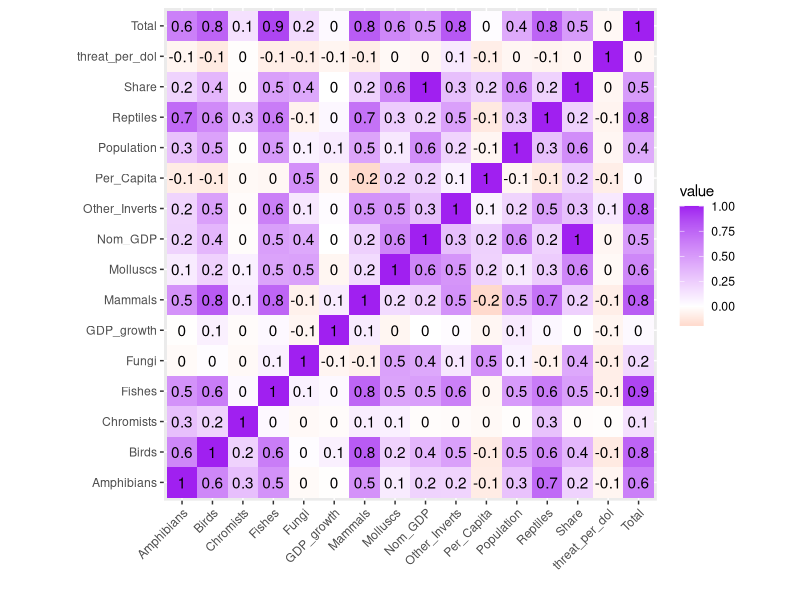
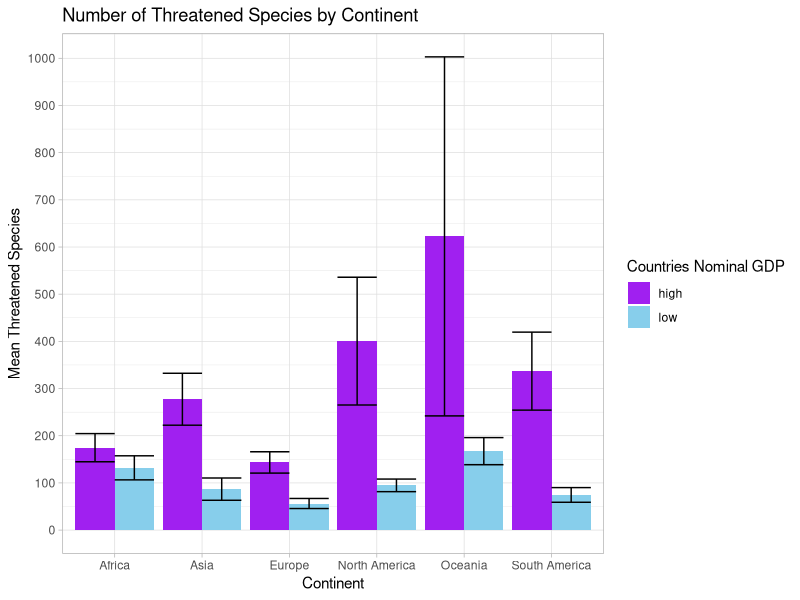
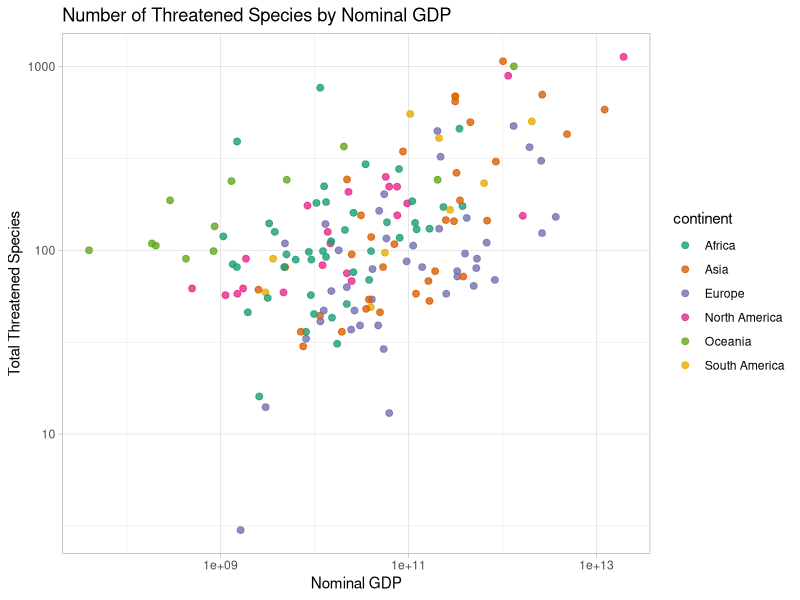
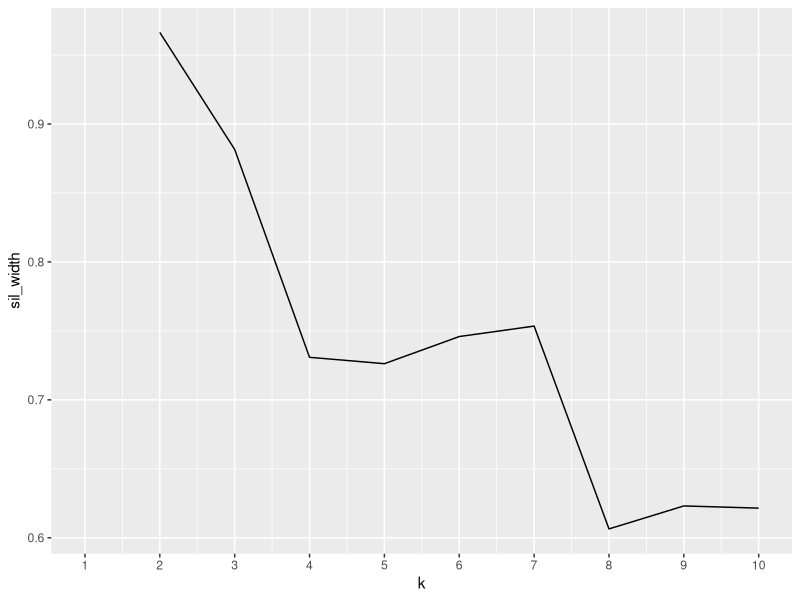
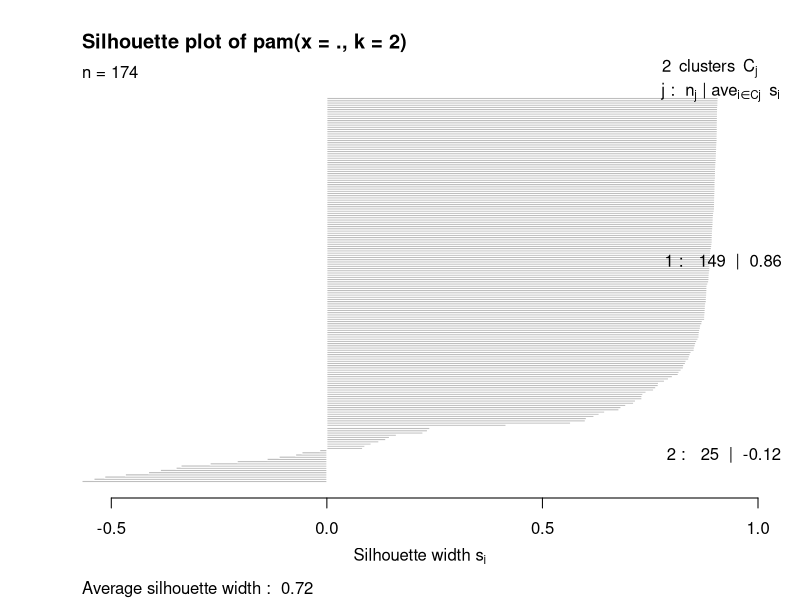
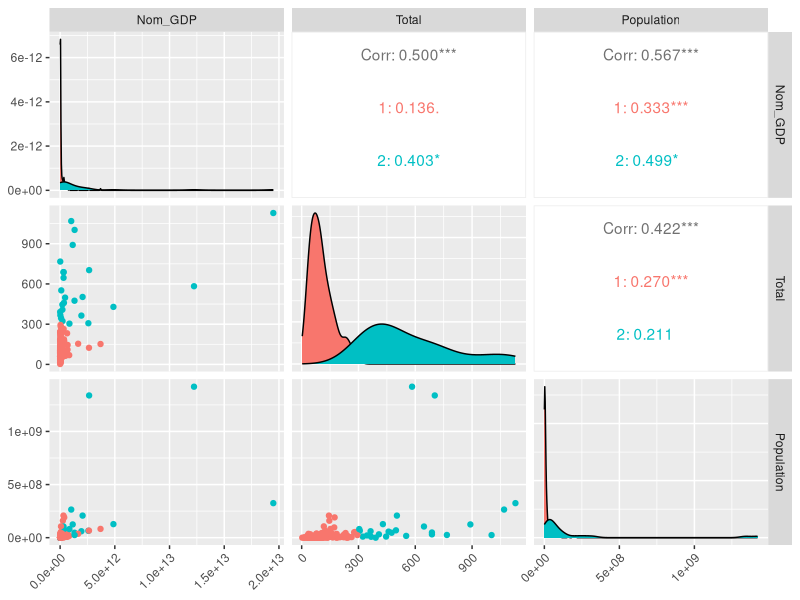

Generate these figures, in order, with R:
## ---- chunk 1
knitr::opts_chunk$set(echo = TRUE, eval = TRUE, fig.align = "center", warning = F, message = F,
tidy=TRUE, tidy.opts=list(width.cutoff=60), R.options=list(max.print=100))
## ---- chunk 2
library(tidyverse)
iucn <- read.csv("thrspecies.csv")
gdp <- read.csv("goodcountriesgdp.csv")
continents <- read.csv("continents.csv")
## ---- chunk 3
joined <- inner_join(iucn, gdp, by=c("Name"="Country"))

joined <- joined %>% left_join(continents, by = c("Name" = "country"))
## ---- chunk 4
joined <- joined %>% rename("Country" = Name, "Nom_GDP" = GDP, "GDP_growth" = GDP.2, "Per_Capita" = GDP.3, "Reptiles" = Reptiles., "Fishes" = Fishes., "Molluscs" = Molluscs., "Other_Inverts" = Other.Inverts., "Plants" = Plants., "Fungi" = Fungi., "Chromists" = Chromists., "Share" = Share.of) %>% select(-X., -GDP.1) 

joined <- joined %>% separate(GDP_growth, into = c("GDP_growth", "p"), sep = "%", convert = T) %>% separate(Share, into = c("Share", "d"), sep = "%", convert = T) %>% select(-p, -d)

joined <- joined %>% separate(Nom_GDP, into = c("Nom_GDP", "z"), convert = T) %>% separate(Per_Capita, into = c("Per_Capita", "zz"), convert = T) %>% select(-z, -zz, -Total) %>% mutate(Total = (Mammals + Birds + Reptiles + Amphibians + Fishes + Molluscs + Other_Inverts + Fungi + Chromists))

glimpse(joined)
## ---- chunk 5
joined %>% pivot_wider(names_from = "continent", values_from = "Country") %>% glimpse()
## ---- chunk 6
joined %>% summarise(med = median(Nom_GDP))

joined <- joined %>% mutate(NGDPC = case_when(Nom_GDP > 35177734240 ~ "high", Nom_GDP <= 35177734240 ~ "low"))
  
joined <- joined %>% mutate(threat_per_dol = Total/Nom_GDP)

glimpse(joined)

joined %>% filter(NGDPC == "high") %>% summarize(mean(Total), sd(Total))

joined %>% filter(NGDPC == "low") %>% summarize(mean(Total), sd(Total))
## ---- chunk 7
skinnydata <- joined %>% select(Country, continent, Total, Nom_GDP, NGDPC)

skinnydata %>% summarise(fivenum = fivenum(Total))

skinnydata %>% arrange(Total) %>% slice(1:3, 172:174)

skinnydata %>% group_by(continent, NGDPC) %>% summarise(mean_t = mean(Total), sd_t = sd(Total)) %>% na.omit() %>% arrange(mean_t)

skinnydata %>% group_by(continent) %>% select(where(is.numeric)) %>% summarise_all(min) %>% na.omit()

skinnydata %>% group_by(continent) %>% select(where(is.numeric)) %>% summarise_all(max) %>% na.omit()
## ---- chunk 8
joined%>%select_if(is.numeric)%>%cor(use="pair")

joined%>%select_if(is.numeric)%>%cor(use="pair")%>%as.data.frame%>%
rownames_to_column%>%pivot_longer(-1)%>%
ggplot(aes(rowname,name,fill=value))+geom_tile()+
geom_text(aes(label=round(value,1)))+
xlab("")+ylab("")+coord_fixed()+
scale_fill_gradient2(low="red",high="purple")+
theme(axis.text.x = element_text(angle = 45, hjust = 1))
## ---- chunk 9
joined %>% na.omit() %>% ggplot(aes(x = continent, y = Total, fill = NGDPC)) +
  geom_bar(stat = "summary", position = "dodge") +
  geom_errorbar(stat = "summary", position = "dodge")+
  theme_light()+
  ggtitle("Number of Threatened Species by Continent") + 
  ylab("Mean Threatened Species") + xlab("Continent")+
  scale_y_continuous(breaks=seq(0,1010,100))+
  scale_fill_manual(name = "Countries Nominal GDP", values=c("high"="purple", "low"="sky blue"))
## ---- chunk 10
joined %>% na.omit() %>% ggplot(aes(x = Nom_GDP, y = Total, color = continent)) +
  geom_point(size=2, alpha = .8) +
  theme_light()+
  ggtitle("Number of Threatened Species by Nominal GDP")+
  ylab("Total Threatened Species") + xlab("Nominal GDP")+
  scale_x_log10() + scale_y_log10()+
  scale_color_brewer(palette = "Dark2")
## ---- chunk 11
library(cluster)

pamdata <- joined %>% select(Nom_GDP, Total, Population)

sil_width<-vector()

for(i in 2:10){
  pam_fit <- pam(pamdata, k = i)
sil_width[i] <- pam_fit$silinfo$avg.width}

ggplot()+geom_line(aes(x=1:10,y=sil_width))+scale_x_continuous(name="k",breaks=1:10)

pam <- pamdata %>% scale() %>% pam(2)

plot(pam,which=2)

pam
## ---- chunk 12
library(GGally)

pamdata %>% mutate(cluster=as.factor(pam$clustering)) %>%
ggpairs(columns = c("Nom_GDP","Total","Population"), aes(color=cluster)) +
  theme(axis.text.x = element_text(angle = 45, hjust = 1))
